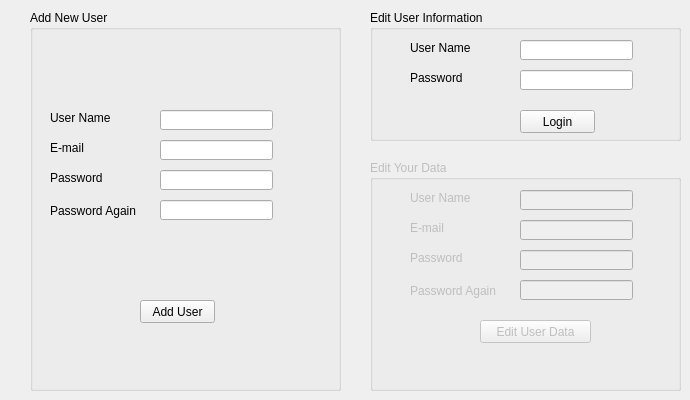
    <widget class="QWidget" name="tab_3">
     <attribute name="title">
      <string>Page</string>
     </attribute>
     <widget class="QGroupBox" name="groupBox">
      <property name="geometry">
       <rect>
        <x>30</x>
        <y>10</y>
        <width>311</width>
        <height>381</height>
       </rect>
      </property>
      <property name="title">
       <string>Add New User</string>
      </property>
      <widget class="QLabel" name="label_16">
       <property name="geometry">
        <rect>
         <x>20</x>
         <y>100</y>
         <width>81</width>
         <height>16</height>
        </rect>
       </property>
       <property name="text">
        <string>User Name</string>
       </property>
      </widget>
      <widget class="QLabel" name="label_17">
       <property name="geometry">
        <rect>
         <x>20</x>
         <y>160</y>
         <width>81</width>
         <height>16</height>
        </rect>
       </property>
       <property name="text">
        <string>Password</string>
       </property>
      </widget>
      <widget class="QLabel" name="label_18">
       <property name="geometry">
        <rect>
         <x>20</x>
         <y>130</y>
         <width>81</width>
         <height>16</height>
        </rect>
       </property>
       <property name="text">
        <string>E-mail</string>
       </property>
      </widget>
      <widget class="QLabel" name="label_19">
       <property name="geometry">
        <rect>
         <x>20</x>
         <y>190</y>
         <width>101</width>
         <height>21</height>
        </rect>
       </property>
       <property name="text">
        <string>Password Again</string>
       </property>
      </widget>
      <widget class="QLineEdit" name="lineEdit_11">
       <property name="geometry">
        <rect>
         <x>130</x>
         <y>100</y>
         <width>113</width>
         <height>20</height>
        </rect>
       </property>
      </widget>
      <widget class="QLineEdit" name="lineEdit_12">
       <property name="geometry">
        <rect>
         <x>130</x>
         <y>130</y>
         <width>113</width>
         <height>20</height>
        </rect>
       </property>
      </widget>
      <widget class="QLineEdit" name="lineEdit_13">
       <property name="geometry">
        <rect>
         <x>130</x>
         <y>160</y>
         <width>113</width>
         <height>20</height>
        </rect>
       </property>
       <property name="echoMode">
        <enum>QLineEdit::Password</enum>
       </property>
      </widget>
      <widget class="QLineEdit" name="lineEdit_14">
       <property name="geometry">
        <rect>
         <x>130</x>
         <y>190</y>
         <width>113</width>
         <height>20</height>
        </rect>
       </property>
       <property name="echoMode">
        <enum>QLineEdit::Password</enum>
       </property>
      </widget>
      <widget class="QPushButton" name="pushButton_11">
       <property name="geometry">
        <rect>
         <x>110</x>
         <y>290</y>
         <width>75</width>
         <height>23</height>
        </rect>
       </property>
       <property name="text">
        <string>Add User</string>
       </property>
      </widget>
      <widget class="QLabel" name="label_29">
       <property name="geometry">
        <rect>
         <x>20</x>
         <y>220</y>
         <width>241</width>
         <height>31</height>
        </rect>
       </property>
       <property name="font">
        <font>
         <pointsize>16</pointsize>
         <weight>75</weight>
         <bold>true</bold>
        </font>
       </property>
       <property name="text">
        <string/>
       </property>
      </widget>
     </widget>
     <widget class="QGroupBox" name="groupBox_2">
      <property name="geometry">
       <rect>
        <x>370</x>
        <y>10</y>
        <width>311</width>
        <height>131</height>
       </rect>
      </property>
      <property name="title">
       <string>Edit User Information</string>
      </property>
      <widget class="QLineEdit" name="lineEdit_15">
       <property name="geometry">
        <rect>
         <x>150</x>
         <y>60</y>
         <width>113</width>
         <height>20</height>
        </rect>
       </property>
       <property name="echoMode">
        <enum>QLineEdit::Password</enum>
       </property>
      </widget>
      <widget class="QLineEdit" name="lineEdit_16">
       <property name="geometry">
        <rect>
         <x>150</x>
         <y>30</y>
         <width>113</width>
         <height>20</height>
        </rect>
       </property>
      </widget>
      <widget class="QLabel" name="label_20">
       <property name="geometry">
        <rect>
         <x>40</x>
         <y>60</y>
         <width>81</width>
         <height>16</height>
        </rect>
       </property>
       <property name="text">
        <string>Password</string>
       </property>
      </widget>
      <widget class="QLabel" name="label_21">
       <property name="geometry">
        <rect>
         <x>40</x>
         <y>30</y>
         <width>81</width>
         <height>16</height>
        </rect>
       </property>
       <property name="text">
        <string>User Name</string>
       </property>
      </widget>
      <widget class="QPushButton" name="pushButton_80">
       <property name="geometry">
        <rect>
         <x>150</x>
         <y>100</y>
         <width>75</width>
         <height>23</height>
        </rect>
       </property>
       <property name="text">
        <string>Login</string>
       </property>
      </widget>
     </widget>
     <widget class="QGroupBox" name="groupBox_4">
      <property name="enabled">
       <bool>false</bool>
      </property>
      <property name="geometry">
       <rect>
        <x>370</x>
        <y>160</y>
        <width>311</width>
        <height>231</height>
       </rect>
      </property>
      <property name="title">
       <string>Edit Your Data</string>
      </property>
      <widget class="QPushButton" name="pushButton_13">
       <property name="geometry">
        <rect>
         <x>110</x>
         <y>160</y>
         <width>111</width>
         <height>23</height>
        </rect>
       </property>
       <property name="text">
        <string>Edit User Data</string>
       </property>
      </widget>
      <widget class="QLabel" name="label_23">
       <property name="geometry">
        <rect>
         <x>40</x>
         <y>60</y>
         <width>81</width>
         <height>16</height>
        </rect>
       </property>
       <property name="text">
        <string>E-mail</string>
       </property>
      </widget>
      <widget class="QLineEdit" name="lineEdit_19">
       <property name="geometry">
        <rect>
         <x>150</x>
         <y>30</y>
         <width>113</width>
         <height>20</height>
        </rect>
       </property>
      </widget>
      <widget class="QLineEdit" name="lineEdit_17">
       <property name="geometry">
        <rect>
         <x>150</x>
         <y>90</y>
         <width>113</width>
         <height>20</height>
        </rect>
       </property>
       <property name="echoMode">
        <enum>QLineEdit::Password</enum>
       </property>
      </widget>
      <widget class="QLineEdit" name="lineEdit_18">
       <property name="geometry">
        <rect>
         <x>150</x>
         <y>60</y>
         <width>113</width>
         <height>20</height>
        </rect>
       </property>
      </widget>
      <widget class="QLabel" name="label_22">
       <property name="geometry">
        <rect>
         <x>40</x>
         <y>120</y>
         <width>101</width>
         <height>21</height>
        </rect>
       </property>
       <property name="text">
        <string>Password Again</string>
       </property>
      </widget>
      <widget class="QLineEdit" name="lineEdit_20">
       <property name="geometry">
        <rect>
         <x>150</x>
         <y>120</y>
         <width>113</width>
         <height>20</height>
        </rect>
       </property>
       <property name="echoMode">
        <enum>QLineEdit::Password</enum>
       </property>
      </widget>
      <widget class="QLabel" name="label_24">
       <property name="geometry">
        <rect>
         <x>40</x>
         <y>90</y>
         <width>81</width>
         <height>16</height>
        </rect>
       </property>
       <property name="text">
        <string>Password</string>
       </property>
      </widget>
      <widget class="QLabel" name="label_25">
       <property name="geometry">
        <rect>
         <x>40</x>
         <y>30</y>
         <width>81</width>
         <height>16</height>
        </rect>
       </property>
       <property name="text">
        <string>User Name</string>
       </property>
      </widget>
     </widget>
    </widget>
